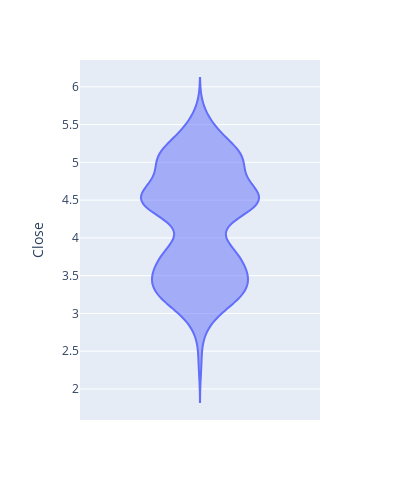

The notebook cell this image was saved under:
### Code cell
px.violin(data, y='Close', height=500, width=400 )

### Figure 1 — Plotly figure (JSON) as saved in the notebook; plotly's stock layout.template omitted (floating-point values rounded to 4 significant figures; data arrays with more than 128 entries replaced by an {"elided": "..."} marker saying what was removed)
{"data": [{"alignmentgroup": "True", "box": {"visible": false}, "hovertemplate": "Close=%{y}<extra></extra>", "legendgroup": "", "marker": {"color": "#636efa"}, "name": "", "offsetgroup": "", "orientation": "v", "scalegroup": "True", "showlegend": false, "type": "violin", "x0": " ", "xaxis": "x", "y": {"elided": "1258 float values"}, "y0": " ", "yaxis": "y"}], "layout": {"height": 500, "legend": {"tracegroupgap": 0}, "margin": {"t": 60}, "violinmode": "group", "width": 400, "xaxis": {"anchor": "y", "domain": [0, 1]}, "yaxis": {"anchor": "x", "domain": [0, 1], "title": {"text": "Close"}}}}
